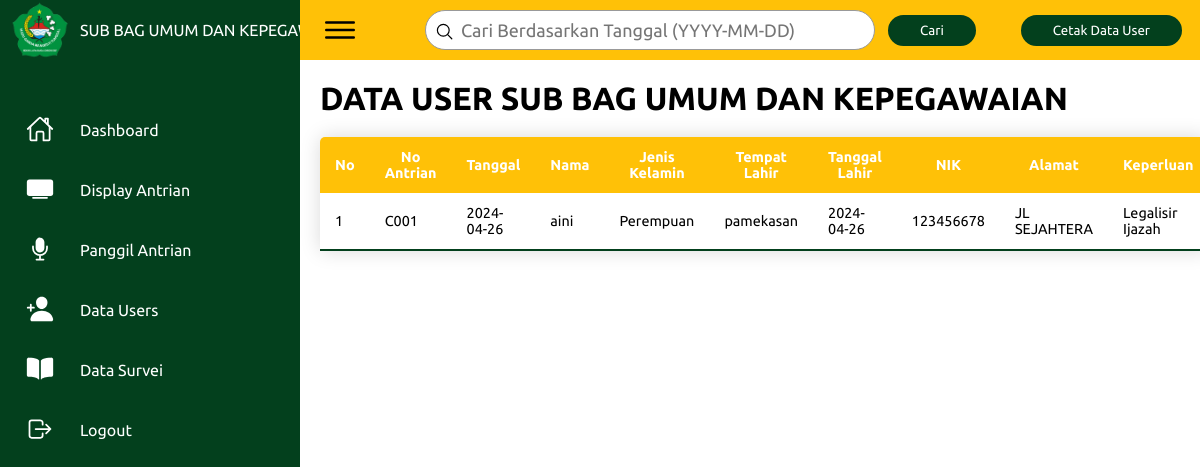
Screenshot of /bidang/user.php (signed in) with the database file from the repository.
### tables this page shows
CREATE TABLE `bidang` (
  `id_bidang` int(11) NOT NULL,
  `id_profil` int(11) NOT NULL,
  `nama_bidang` varchar(100) NOT NULL
);

CREATE TABLE `profil` (
  `id_profil` int(11) NOT NULL,
  `nama_instansi` varchar(100) NOT NULL,
  `alamat` varchar(100) NOT NULL
);

CREATE TABLE `antrian` (
  `id_antrian` int(11) NOT NULL,
  `id_user` int(11) NOT NULL,
  `tanggal` date NOT NULL,
  `no_antrian` varchar(255) NOT NULL,
  `status` enum('belum','dipanggil','dipanggil ulang','selesai') NOT NULL DEFAULT 'belum',
  `id_bidang` int(11) NOT NULL,
  `id_pelayanan` int(11) NOT NULL,
  `update_date` datetime DEFAULT NULL,
  `id_loket` int(12) DEFAULT NULL
);

CREATE TABLE `user` (
  `id_user` int(11) NOT NULL,
  `nama` varchar(255) NOT NULL,
  `alamat` varchar(255) NOT NULL,
  `nik` char(16) NOT NULL,
  `tempat_lahir` varchar(50) NOT NULL,
  `tanggal_lahir` date NOT NULL,
  `jenis_kelamin` enum('Laki-laki','Perempuan') NOT NULL,
  `id_pelayanan` int(11) NOT NULL
);

CREATE TABLE `pelayanan` (
  `id_pelayanan` int(11) NOT NULL,
  `nama_pelayanan` varchar(255) NOT NULL,
  `id_bidang` int(11) NOT NULL,
  `kode_antrian` varchar(20) NOT NULL
);

### bidang/user.php (the view, shortened to what this page needs)
<!DOCTYPE html>
<html lang="en">
<head>
    <link rel="stylesheet" href="../assets/css/main.css">
</head>
<body>
    <?php include 'layout_bidang.php'; ?>
    <div class="main">
        <div class="topbar">
            <div class="toggle">
                <ion-icon name="menu-outline"></ion-icon>
            </div>
            <form action="" method="get" style="display: flex; align-items: center;">
                <div class="search">
                    <label>
                        <input type="text" name="cari" placeholder="Cari Berdasarkan Tanggal (YYYY-MM-DD)">
                        <ion-icon name="search-outline"></ion-icon>
                    </label>
                </div>
                <div class="filter">
                    <button type="submit">Cari</button>
                </div>
            </form>
            <div class="user" id="cetak">
                <form action="cetak_user_bidang.php" method="get">
                    <button type="submit">Cetak Data User</button>
                </form>
            </div>
        </div>
        <div class="table">
            <?php
        if (isset($_SESSION['id_bidang'])) {
        $id_bidang = $_SESSION['id_bidang'];
        $data = mysqli_query($conn, "SELECT * FROM bidang WHERE id_bidang ='$id_bidang'");
        while ($tampil = mysqli_fetch_array($data)) {
            echo "<h1>DATA USER " . $tampil['nama_bidang'] . "</h1>";
        }
    }
        ?>
            <table class="content-table">
                <thead>
                    <tr>
                        <th>No</th>
                        <th>No Antrian</th>
                        <th>Tanggal</th>
                        <th>Nama</th>
                        <th>Jenis Kelamin</th>
                        <th>Tempat Lahir</th>
                        <th>Tanggal Lahir</th>
                        <th>NIK</th>
                        <th>Alamat</th>
                        <th>Keperluan</th>
                    </tr>
                </thead>
                <tbody>
                    <?php
                $id_bidang = $_SESSION['id_bidang'];
                    $no = 1;
                    if(isset($_GET['cari'])){
                       $cari = $_GET['cari'];
                        $data_user = mysqli_query($conn, "SELECT antrian.no_antrian, antrian.tanggal, user.nama, user.jenis_kelamin, user.tempat_lahir, user.tanggal_lahir, user.nik, user.alamat, pelayanan.nama_pelayanan FROM antrian INNER JOIN user ON antrian.id_user = user.id_user INNER JOIN pelayanan ON antrian.id_pelayanan = pelayanan.id_pelayanan WHERE antrian.id_bidang = '$id_bidang' and tanggal like '%".$cari."%'
                        ORDER BY antrian.id_antrian DESC");
                    }else{
                        $id_bidang = $_SESSION['id_bidang'];
                    $data_user= mysqli_query($conn, "SELECT antrian.no_antrian, antrian.tanggal, user.nama, user.jenis_kelamin, user.tempat_lahir, user.tanggal_lahir, user.nik, user.alamat, pelayanan.nama_pelayanan FROM antrian INNER JOIN user ON antrian.id_user = user.id_user INNER JOIN pelayanan ON antrian.id_pelayanan = pelayanan.id_pelayanan  WHERE antrian.id_bidang = '$id_bidang' ORDER BY antrian.id_antrian DESC");
                    }
                    while ($data = mysqli_fetch_assoc($data_user)) {
                    ?>
                    <tr>
                        <td class="nomor"><?php echo $no++ ?></td>
                        <td><?php echo $data['no_antrian']; ?></td>
                        <td><?php echo $data['tanggal']; ?></td>
                        <td><?php echo $data['nama']; ?></td>
                        <td><?php echo $data['jenis_kelamin']; ?></td>
                        <td><?php echo $data['tempat_lahir']; ?></td>
                        <td><?php echo $data['tanggal_lahir']; ?></td>
                        <td><?php echo $data['nik']; ?></td>
                        <td><?php echo $data['alamat']; ?></td>
                        <td><?php echo $data['nama_pelayanan']; ?></td>
                    </tr>
                    <?php  }?>
                </tbody>
            </table>
        </div>
</body>
</html>

### bidang/layout_bidang.php (shortened to what this page needs)
<!DOCTYPE html>
<html lang="en">
<head>
    <link rel="stylesheet" href="../assets/css/main.css">
</head>
<body>
    <?php include "../config/database.php"; ?>
    <div class="container">
        <div class="navigation">
            <ul>
                <li>
                    <a>
                        <?php
                        $id_bidang = $_SESSION['id_bidang'];
                        $data = mysqli_query($conn, "SELECT * FROM bidang WHERE id_bidang='$id_bidang'");
                        while ($tampil = mysqli_fetch_array($data) ){ ?>
                        <img src="../assets/imgs/logo.png" class="icon"></img>
                        <span class="title"><?php echo $tampil['nama_bidang'];?></span>
                        <?php } ?>
                    </a>
                </li>
                <li>
                    <a href="dashboard.php">
                        <span class="icon">
                            <ion-icon name="home-outline"></ion-icon>
                        </span>
                        <span class="title">Dashboard</span>
                    </a>
                </li>
                <li>
                    <a href="display.php">
                        <span class="icon">
                            <ion-icon name="tv"></ion-icon>
                        </span>
                        <span class="title">Display Antrian</span>
                    </a>
                </li>
                <li>
                    <a href="panggilAntrian.php">
                        <span class="icon">
                            <ion-icon name="mic"></ion-icon>
                        </span>
                        <span class="title">Panggil Antrian</span>
                    </a>
                </li>
                <li>
                    <a href="user.php">
                        <span class="icon">
                            <ion-icon name="person-add"></ion-icon>
                        </span>
                        <span class=" title">Data Users
                        </span>
                    </a>
                </li>
                <li>
                    <a href="survei.php">
                        <span class="icon">
                            <ion-icon name="book"></ion-icon>
                        </span>
                        <span class="title">Data Survei</span>
                    </a>
                </li>
                <li>
                    <a href="../logout.php">
                        <?php
                        include "../config/database.php";
                        $id_profil = $_SESSION['id_profil'];
                        $data = mysqli_query($conn, "SELECT * FROM profil WHERE id_profil='$id_profil'");
                        while ($tampil = mysqli_fetch_array($data) ){
                        ?>
                        <span class="icon">
                            <ion-icon name="log-out-outline"></ion-icon>
                        </span>
                        <span class="title">Logout</span>
                        <?php } ?>
                    </a>
                </li>
            </ul>
        </div>
</body>
</html>

### assets/css/main.css (style rules this page uses)
* { font-family: "Ubuntu", sans-serif; margin: 0; padding: 0; box-sizing: border-box; }
:root { --green: #03401d; --white: #fff; --gray: #f5f5f5; --black1: #222; --black2: #999; --yellow: #ffc107; --white2: #f2f3f4; }
body { min-height: 100vh; overflow-x: hidden; }
.container { position: relative; width: 100%; }
.navigation { position: fixed; width: 300px; height: 100%; background: var(--green); border-left: 10px solid var(--green); transition: 0.5s; overflow: hidden; }
.navigation ul { position: absolute; top: 0; left: 0; width: 100%; }
.navigation ul li { position: relative; width: 100%; list-style: none; border-top-left-radius: 30px; border-bottom-left-radius: 30px; }
.navigation ul li:nth-child(1) { margin-bottom: 40px; pointer-events: none; }
.navigation ul li a { position: relative; display: block; width: 100%; display: flex; text-decoration: none; color: var(--white); }
.navigation ul li a .icon { position: relative; display: block; min-width: 60px; height: 60px; line-height: 75px; text-align: center; }
.navigation ul li a .icon ion-icon { font-size: 1.75rem; }
.navigation ul li a .title { position: relative; display: block; padding: 0 10px; height: 60px; line-height: 60px; text-align: start; white-space: nowrap; }
.main { position: absolute; width: calc(100% - 300px); left: 300px; min-height: 100vh; background: var(--white); transition: 0.5s; }
.topbar { width: 100%; height: 60px; display: flex; justify-content: space-between; align-items: center; padding: 0 10px; background: var(--yellow); }
.toggle { position: relative; width: 60px; height: 60px; display: flex; justify-content: center; align-items: center; font-size: 2.5rem; cursor: pointer; }
.search { position: relative; width: 450px; margin: 0 10px; }
.search label { position: relative; width: auto; }
.search label input { width: 100%; height: 40px; border-radius: 40px; padding: 5px 20px; padding-left: 35px; font-size: 18px; outline: none; border: 1px solid var(--black2); }
.search label ion-icon { position: absolute; top: 0; left: 10px; font-size: 1.2rem; }
.table { margin: 20px; }
.content-table { border-collapse: collapse; margin: 20px 0; font-size: 0.9em; min-width: 400px; border-radius: 5px 5px 0 0; overflow: hidden; box-shadow: 0 0 20px rgba(0, 0, 0, 0.15); width: 100%; }
.content-table thead tr { background-color: var(--yellow); color: var(--white); text-align: left; font-weight: bold; text-align: center; }
.content-table th, .content-table td { padding: 12px 15px; }
.content-table tbody tr { border-bottom: 1px solidvar(--green); }
.content-table tbody tr:last-of-type { border-bottom: 2px solid var(--green); }
.filter { font-size: 18px; }
button { position: relative; padding: 6px 30px; left: -8px; border: 2px solid var(--green); background-color: var(--green); color: var(--white); border-radius: 40px; }

### rows the page displays
bidang: nama_bidang "SUB BAG UMUM DAN…", nama_bidang "SUB BAG UMUM DAN KEPEGAWAIAN"
antrian: no_antrian "C001", tanggal "2024-04-26", id_user.nama "aini", id_user.jenis_kelamin "Perempuan", id_user.tempat_lahir "pamekasan", id_user.tanggal_lahir "2024-04-26", id_user.nik "123456678", id_user.alamat "JL SEJAHTERA", id_pelayanan.nama_pelayanan "Legalisir Ijazah"
